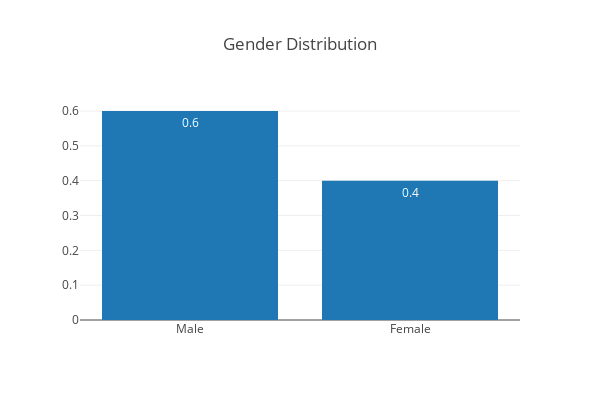

The code cell stored with this chart in its notebook:
### Code cell
data = [go.Bar(
            x=temp.index,
            y= np.round(temp.astype(float)/temp.values.sum(),2),
            text = np.round(temp.astype(float)/temp.values.sum(),2),
            textposition = 'auto',
    )]
layout = go.Layout(
    autosize=False,
    width=600,
    height=400,title = "Gender Distribution",
)

fig = go.Figure(data=data, layout=layout)
iplot(fig)
del temp

### Figure 1 — Plotly figure (JSON) as saved in the notebook; plotly's stock layout.template omitted (floating-point values rounded to 4 significant figures)
{"data": [{"text": [0.6, 0.4], "textposition": "auto", "type": "bar", "uid": "0a5162aa-ef61-48ee-bdac-adc375ea16d9", "x": ["Male", "Female"], "y": [0.6, 0.4]}], "layout": {"autosize": false, "height": 400, "title": "Gender Distribution", "width": 600}}
